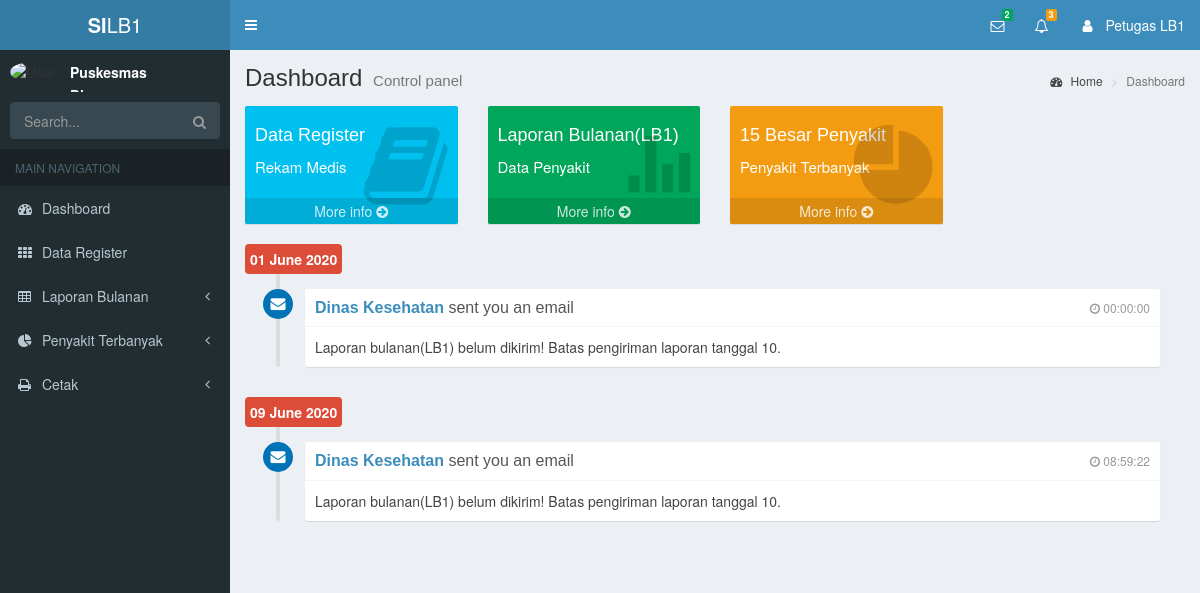
Screenshot of /index.php/laporan_bulanan/pesanLB with the database file from the repository.
### tables this page shows
CREATE TABLE `detail_laporan` (
  `id_laporan` int(10) NOT NULL,
  `id_jp` int(10) NOT NULL,
  `jenis_laporan` varchar(100) NOT NULL,
  `kd_puskesmas` int(10) NOT NULL,
  `nama_puskesmas` varchar(100) NOT NULL,
  `status` int(10) NOT NULL,
  `tanggal` date NOT NULL,
  `datalb1` text NOT NULL,
  `ket` text NOT NULL,
  `pesan` int(10) NOT NULL,
  `waktu` time NOT NULL
);

### application/controllers/Laporan_bulanan.php (called while the page is built, shortened)
<?php
class Laporan_bulanan extends CI_Controller{
    function __construct(){
      $this->load->helper('url');
      $this->load->model('RekamMedis_model');
      $this->load->model('DataLB1_model');
      $this->load->helper(array('form', 'url'));
    }
    public function header()
    {
      $data['kp'] = $this->DataLB1_model->getKategoriPeny()->result();
      $pesan = $this->DataLB1_model->pesan();
      $data['pesan'] = count($pesan);
      $data['data_pesan'] = $pesan;
      $result = $this->DataLB1_model->notif();
      $data['notif'] = count($result);
      $data['data_notif'] = $result;
      $this->load->view('header/lb_header', $data);
    }
    public function pesanLB()
    {
      $this->header();
      $this->load->view('laporan_bulanan/dashboard_lb1');
      $this->load->view('footer/lb_footer');
    }
}

### index.php (called while the page is built, shortened)
<?php
require_once BASEPATH.'core/CodeIgniter.php';

### application/models/DataLB1_model.php (called while the page is built, shortened)
<?php
class DataLB1_model extends CI_Model{
  public function notif()
  {
    $this->db->where("(status=1 OR status=11 OR status=3 OR status=4)", NULL, FALSE);
    $result = $this->db->get('detail_laporan')->result_array();
    return $result;
  }
  public function pesan()
  {
    $this->db->where('pesan', 5);
    $result = $this->db->get('detail_laporan')->result_array();
    return $result;
  }
}

### application/views/laporan_bulanan/dashboard_lb1.php (the view)
<div class="content-wrapper">
  <section class="content-header">
    <h1>
      Dashboard
      <small>Control panel</small>
    </h1>
    <ol class="breadcrumb">
      <li><a href="#"><i class="fa fa-dashboard"></i> Home</a></li>
      <li class="active">Dashboard</li>
    </ol>
  </section>
  <section class="content">
    <div class="row">
      <div class="col-lg-3 col-xs-6">
        <div class="small-box bg-aqua">
          <div class="inner">
            <h4>Data Register</h4>
            <p>Rekam Medis</p>
          </div>
          <div class="icon">
            <i class="fa fa-book"></i>
          </div>
          <a href="<?=site_url('laporan_bulanan/dataRegisterLB')?>" class="small-box-footer">More info <i class="fa fa-arrow-circle-right"></i></a>
        </div>
      </div>
      <div class="col-lg-3 col-xs-6">
        <div class="small-box bg-green">
          <div class="inner">
            <h4>Laporan Bulanan(LB1)</h4>
            <p>Data Penyakit</p>
          </div>
          <div class="icon">
            <i class="ion ion-stats-bars"></i>
          </div>
          <a href="<?=site_url('laporan_bulanan/dataLB1')?>" class="small-box-footer">More info <i class="fa fa-arrow-circle-right"></i></a>
        </div>
      </div>
      <div class="col-lg-3 col-xs-6">
        <div class="small-box bg-yellow">
          <div class="inner">
            <h4>15 Besar Penyakit</h4>
            <p>Penyakit Terbanyak</p>
          </div>
          <div class="icon">
            <i class="ion ion-pie-graph"></i>
          </div>
          <a href="<?=site_url('data_penyakit/getJum_Penyakit')?>" class="small-box-footer">More info <i class="fa fa-arrow-circle-right"></i></a>
        </div>
      </div>
  <section class="content">
    <?php $unique = ""; ?>
    <?php foreach ($data_pesan as $dp) { ?>
    <div class="row">
      <div class="col-md-12">
        <ul class="timeline">
          <li class="time-label">
          <?php
          $date = $dp['tanggal'];
          if ($unique == null) {
              $unique = $date;
              echo '<span class="bg-red">' .
                  date('d F Y', strtotime($unique)) .
                  '</span>';
          } else {
              if ($unique != $date) {
                  if ($unique != null) {
                      $unique = $date;
                      echo '<span class="bg-red">' .
                          date('d F Y', strtotime($unique)) .
                          '</span>';
                  }
              }
          }
          ?>
          </li>
          <li>
            <i class="fa fa-envelope bg-blue"></i>
            <div class="timeline-item">
              <span class="time"><i class="fa fa-clock-o"></i> <?php echo $dp['waktu']; ?></span>
              <h3 class="timeline-header"><a href="#">Dinas Kesehatan</a> sent you an email</h3>
              <div class="timeline-body">
                <?php if ($dp['id_jp'] == 1) { ?>
                  Laporan bulanan(LB1) belum dikirim! Batas pengiriman laporan tanggal 10.
                <?php }elseif ($dp['id_jp'] == 2) { ?>
                  Laporan bulanan(LB1) belum dikirim! Batas pengiriman laporan tanggal 10.
                <?php }elseif ($dp['id_jp'] == 3) { ?>
                  Laporan bulanan(LB1) belum dikirim! Batas pengiriman laporan tanggal 10.
                <?php }elseif ($dp['id_jp'] == 4) { ?>
                  Laporan bulanan(LB1) belum dikirim! Batas pengiriman laporan tanggal 10.
                <?php } ?>
              </div>
            </div>
          </li>
      </div>
    </div>
    <?php } ?>
    </section>
    </div>
  </section>
</div>

### rows the page displays
detail_laporan: tanggal "01 June 2020", waktu "00:00:00", shows "Laporan bulanan(LB1) belum dikirim! Batas pengiriman laporan tanggal 10."
detail_laporan: tanggal "09 June 2020", waktu "08:59:22", shows "Laporan bulanan(LB1) belum dikirim! Batas pengiriman laporan tanggal 10."

### other values shown
$pesan "2"
$notif "3"
